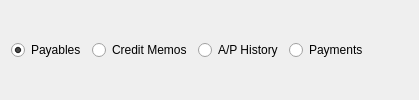
        <widget class="QFrame" name="f_accountingButtonFrame">
         <property name="frameShape">
          <enum>QFrame::NoFrame</enum>
         </property>
         <property name="frameShadow">
          <enum>QFrame::Plain</enum>
         </property>
         <layout class="QHBoxLayout" name="horizontalLayout_10">
          <item>
           <widget class="QRadioButton" name="_payablesButton">
            <property name="text">
             <string>Payables</string>
            </property>
            <property name="checked">
             <bool>true</bool>
            </property>
           </widget>
          </item>
          <item>
           <widget class="QRadioButton" name="_creditMemosButton">
            <property name="text">
             <string>Credit Memos</string>
            </property>
           </widget>
          </item>
          <item>
           <widget class="QRadioButton" name="_apHistoryButton">
            <property name="text">
             <string>A/P History</string>
            </property>
           </widget>
          </item>
          <item>
           <widget class="QRadioButton" name="_apChecksButton">
            <property name="text">
             <string>Payments</string>
            </property>
           </widget>
          </item>
          <item>
           <spacer name="horizontalSpacer_9">
            <property name="orientation">
             <enum>Qt::Horizontal</enum>
            </property>
            <property name="sizeHint" stdset="0">
             <size>
              <width>40</width>
              <height>20</height>
             </size>
            </property>
           </spacer>
          </item>
         </layout>
        </widget>
